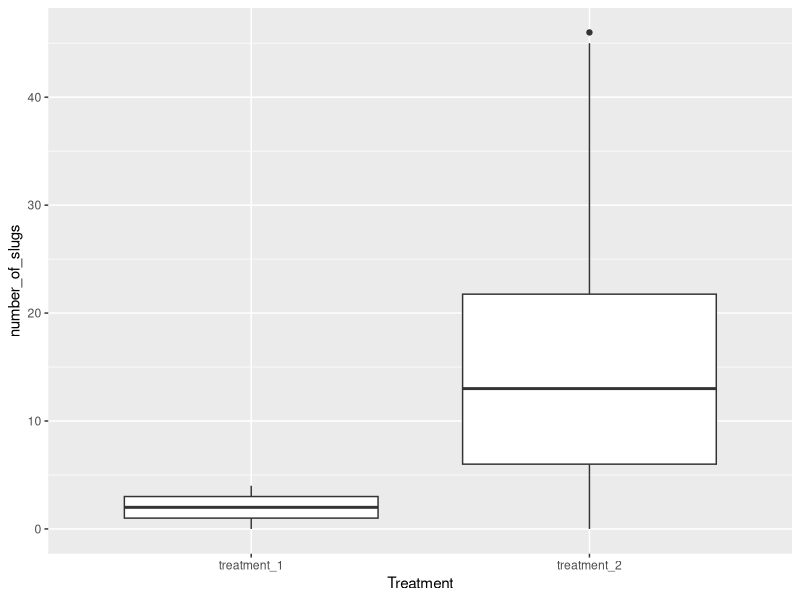

Write R code to recreate this figure.
## ---- chunk 1
treatment1Data <- round(abs(rnorm(n=150,mean=2,sd=1)))
treatment2Data <- round(abs(rnorm(n=150,mean=10,sd=15)))
treatment1Dataframe <- data.frame(1:150,treatment1Data)
names(treatment1Dataframe) <- list("Treatment","number_of_slugs")
treatment1Dataframe["Treatment"][treatment1Dataframe["Treatment"] >= 1] <- "treatment_1"
treatment2Dataframe <- data.frame(1:150,treatment2Data)
names(treatment2Dataframe) <- list("Treatment","number_of_slugs")
treatment2Dataframe["Treatment"][treatment2Dataframe["Treatment"] >= 1] <- "treatment_2"
fullDataframe <- rbind(treatment1Dataframe,treatment2Dataframe)
fullDataframe$Treatment <- as.factor(fullDataframe$Treatment)
## ---- chunk 2
t_test <- t.test(fullDataframe$number_of_slugs~fullDataframe$Treatment)
t_test
library(ggplot2)
plot1 <- ggplot(fullDataframe,aes(x=Treatment,y=number_of_slugs))+geom_boxplot()
print(plot1)
